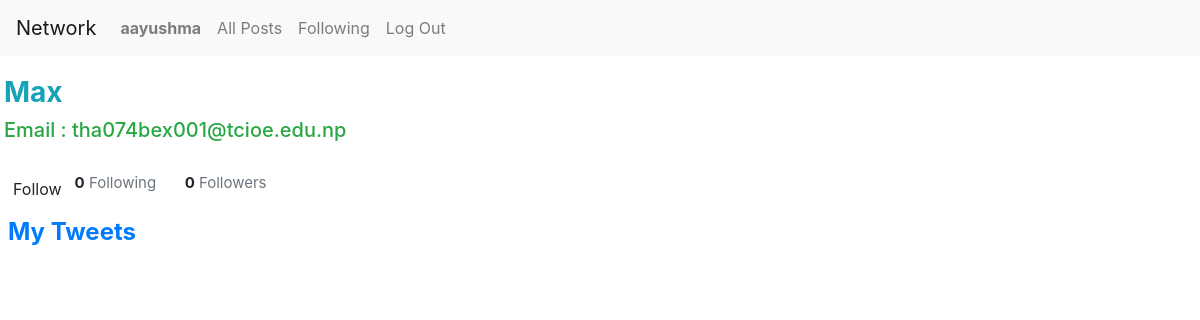
The page /user/Max (signed in) on the database as committed earlier.
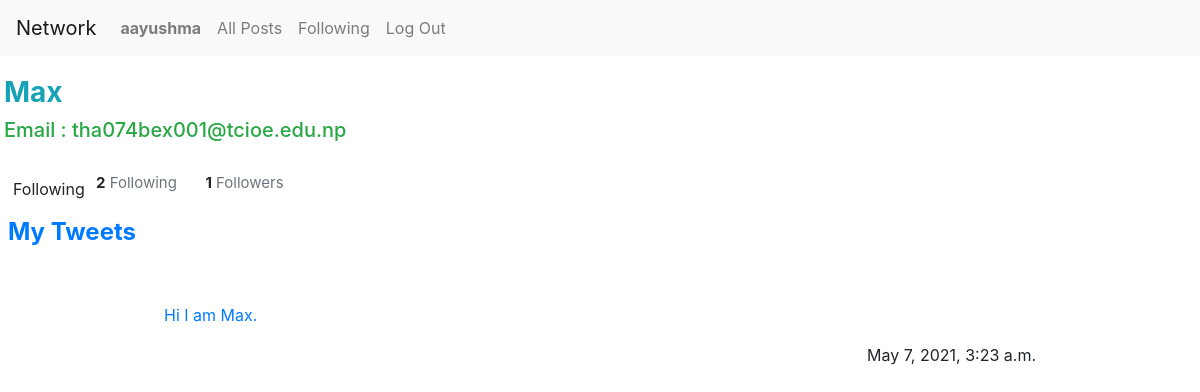
The same page on the database as committed later.
### network/models.py (models this page shows, shortened)
class User(AbstractUser):
    pass

class Tweet(models.Model):
    user = models.ForeignKey("User", on_delete=models.CASCADE, related_name="tweets")
    body = models.TextField(blank=True)
    timestamp = models.DateTimeField(auto_now_add=True)
    love = models.ManyToManyField(User,related_name="love")

### network/views.py (the view, shortened to what this page needs)
# urls.py: path("user/<str:username>",views.profile,name="profile"),
@login_required
def profile(request,username):
    print(username)
    user_p=User.objects.get(username=username)
    curr_user_follows_this_profile = False
    if request.user.is_authenticated:
        curr_user_follows_this_profile = request.user.following.filter(user=user_p.id).exists()
    print(curr_user_follows_this_profile)
    tweets=user_p.tweets.order_by("-timestamp").all()
    if request.user==user_p:
        followFlag="No"
    else:
        followFlag="Yes"
    return render(request,"network/profile.html",
    {"puser":user_p,
    "tweets":tweets,
    "followFlag":followFlag,
    "following_profile": curr_user_follows_this_profile})

### network/templates/network/profile.html (shortened to what this page needs)
{% extends "network/layout.html" %}
{% load static %}
{% block body %}
<div class="mx-auto w-80 p-1 m-3">
<h3 class="text-info text-capitalize"><strong>{{puser.username}}</strong></h3>
  <h5 class="text-success"> Email : {{puser.email}}</h5>
</div>
  {% if followFlag == "Yes"%}
  <div style="float: left; z-index: 20">
     <form action="{% url 'profile' puser.username %}" method="POST">
    {% if following_profile %}
    <input type="submit" value="Following" name="unfollow_btn" class="btn following-btn" id="unfollowBtn" style="width: 96px">
    {% else %}
    <input type="submit" value="Follow" name="follow_btn" class="btn follow-btn">
{%endif%}
</form>
</div>
{%endif%}
<span style="margin-right: 1.5rem; font-size: 15px"><strong>{{ puser.following.count }}</strong> <span class="text-muted">Following</span></span>
    <span style="font-size: 15px"><strong>{{ puser.followers.count }}</strong> <span class="text-muted">Followers</span></span>
<div class="mx-auto w-80 p-2 mt-3">
  <h4 class="text-primary"><strong>My Tweets</strong> </h4>
  {% for tweet in tweets%}
  <br>
  <div class="mx-auto w-75 p-2 mt-0">
    <p><span class="float-left">
        <p class="text-primary">{{tweet.body}}</p>
      </span>
      <span class="float-right">{{tweet.timestamp}}</span></p>
  </div>
  {%endfor%}
</div>
{% endblock %}

Rows that differ between the two databases and show on the page:
changed User "Max": following.count "0" → "2"; followers.count "0" → "1"
added Tweet: body "Hi I am Max.", timestamp "May 7, 2021, 3:23 a.m."
Other text that changed with them:
form field unfollow_btn: (not shown) → "Following"
form field follow_btn: "Follow" → (not shown)
